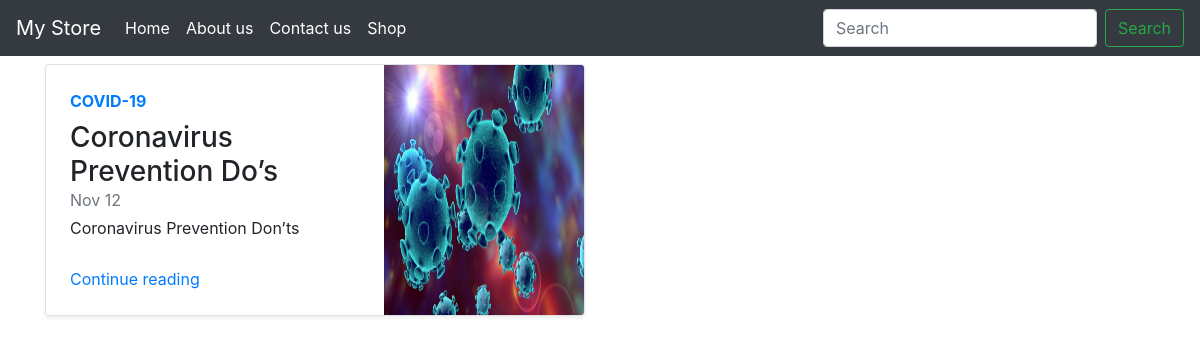
Screenshot of /blog/ with the database file from the repository.
### blog/models.py (models this page shows, shortened)
class Blogpost(models.Model):
    post_id = models.AutoField(primary_key=True)
    title = models.CharField(max_length=50)
    head0 = models.CharField(max_length=500, default="")
    chead0 = models.CharField(max_length=5000, default="")
    head1 = models.CharField(max_length=500, default="")
    chead1 = models.CharField(max_length=5000, default="")
    head2 = models.CharField(max_length=500, default="")
    chead2 = models.CharField(max_length=5000, default="")
    pub_date = models.DateField()
    thumbnail = models.ImageField(upload_to='blog/images', default="")

### blog/views.py (the view)
# urls.py: path('', views.index, name='index'),
def index(request):
    myposts = Blogpost.objects.all()
    return render(request, 'blog/index.html', {'myposts': myposts})

### blog/templates/blog/index.html (shortened to what this page needs)
{% extends 'blog/basic.html' %}
{% block body %}
<div class="container">
    <div class="row my-2">
        {% for item in myposts %}
        <div class="col-md-6">
            <div
                class="row no-gutters border rounded overflow-hidden flex-md-row mb-4 shadow-sm h-md-250 position-relative">
                <div class="col p-4 d-flex flex-column position-static">
                    <strong class="d-inline-block mb-2 text-primary">{{item.title}}</strong>
                    <h3 class="mb-0">{{item.head0}}</h3>
                    <div class="mb-1 text-muted">Nov 12</div>
                    <p class="card-text mb-auto">{{item.head1}}</p>
                    <a href="blogpost/{{item.post_id}}" class="stretched-link">Continue reading</a>
                </div>
                <div class="col-auto d-none d-lg-block">
                    <img src="/media/{{item.thumbnail}}" class="bd-placeholder-img" width="200" height="250" xmlns="http://www.w3.org/2000/svg"
                        preserveAspectRatio="xMidYMid slice" focusable="false" role="img"
                        aria-label="Placeholder: Thumbnail"/>
                </div>
            </div>
        </div>
        {% endfor %}
    </div>
{% endblock %}

### blog/templates/blog/basic.html (shortened to what this page needs)
<!doctype html>
<html lang="en">
<head>
    <link rel="stylesheet" href="https://stackpath.bootstrapcdn.com/bootstrap/4.2.1/css/bootstrap.min.css
">
</head>
<body>
{% load static %}
<nav class="navbar navbar-expand-lg navbar-dark bg-dark">
  <a class="navbar-brand" href="/shop">My Store</a>
  <div class="collapse navbar-collapse" id="navbarSupportedContent">
    <ul class="navbar-nav mr-auto">
      <li class="nav-item active">
        <a class="nav-link" href="/blog">Home <span class="sr-only">(current)</span></a>
      </li>
      <li class="nav-item active">
        <a class="nav-link" href="/shop/about">About us </a>
      </li>
      <li class="nav-item active">
        <a class="nav-link" href="/shop/contact">Contact us </a>
      </li>
      <li class="nav-item active">
        <a class="nav-link" href="/shop">Shop</a>
      </li>
    </ul>
    <form class="form-inline my-2 my-lg-0">
      <input class="form-control mr-sm-2" type="search" placeholder="Search" aria-label="Search">
      <button class="btn btn-outline-success my-2 my-sm-0" type="submit">Search</button>
    </form>
  </div>
</nav>
{% block body %} {% endblock %}
</body>
</html><!DOCTYPE html>

### rows the page displays
Blogpost: title "COVID-19", head0 "Coronavirus Prevention Do’s", head1 "Coronavirus Prevention Don’ts", thumbnail (picture)
